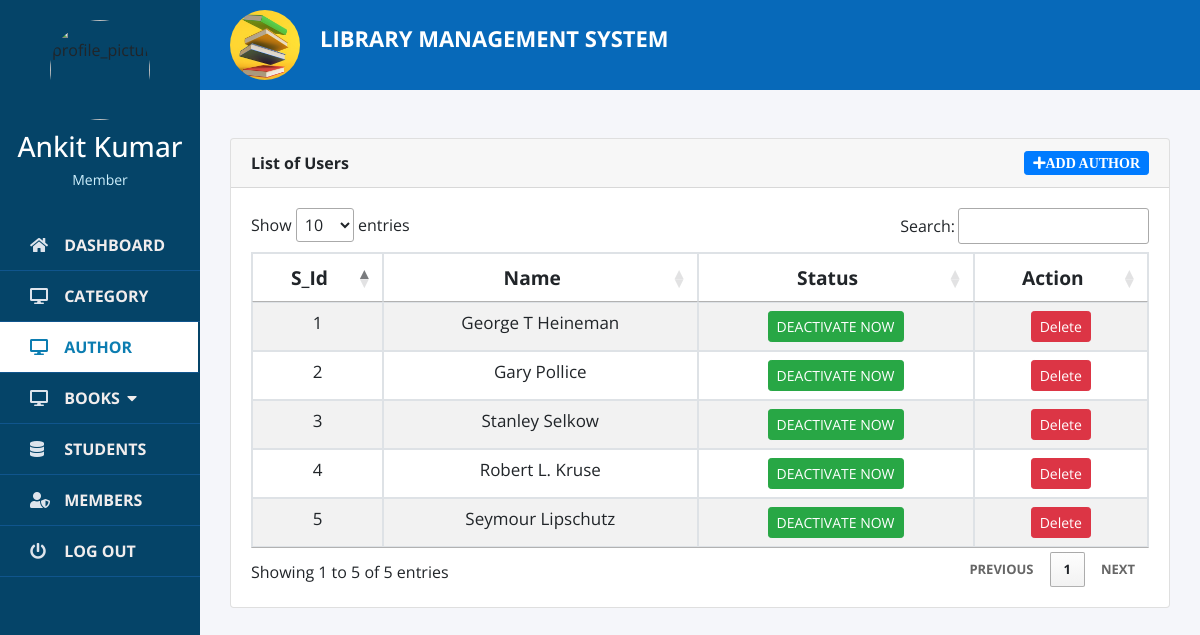
Page /admin_addauthor.php (signed in) on the committed database.
### tables this page shows
CREATE TABLE `authors` (
  `a_id` int(11) NOT NULL,
  `name` varchar(150) NOT NULL,
  `status` int(1) NOT NULL DEFAULT 1,
  `regdate` timestamp NOT NULL DEFAULT current_timestamp()
);

### admin_addauthor.php (the view, shortened to what this page needs)
<?php
$conn=new mysqli("localhost","root","","librarymanage");
if(strlen($_SESSION['login'])==0)
{
  header("location: login.php");
}
else
{
?>
<!DOCTYPE html>
<html lang="en">
<head>
	<link rel="stylesheet" href="https://maxcdn.bootstrapcdn.com/bootstrap/4.5.2/css/bootstrap.min.css">
	<link rel="stylesheet" href="https://maxcdn.bootstrapcdn.com/bootstrap/4.5.2/css/bootstrap.min.css">
	<link rel="stylesheet" type="text/css" href="css/nav.css">
	<link rel="stylesheet" type="text/css" href="css/navbar.css">
	<link href="css/manageuser.css" rel="stylesheet" type="text/css">
	<link rel="stylesheet" type="text/css" href="https://cdn.datatables.net/1.11.3/css/jquery.dataTables.min.css">
</head>
<body>
<?php include("sidenav.php") ?>
	 <div class="container1">
	<div class="container-fluid">
	<div class="col-lg-12"style="width:100%;">
		<div class="row">
			<div class="col-md-12">
				<div class="card">
					<div class="card-header">
						<b>List of Users</b>
						<span class="float:right"><a class="btn btn-primary float-right btn-sm" data-bs-target="#new--author" data-bs-toggle="modal">
					<i class="fa fa-plus">Add Author</i>
				</a></span>
					</div>
					<div class="card-body" style="overflow-x: auto">
			<table cellpadding="0" cellspacing="0" border="0" class="table table-striped table-bordered" id="example">
				<thead>
					<tr>
						<th class="text-center si">S_Id</th>
						<th class="text-center si ">Name</th>
						<th class="text-center si">Status</th>
						<th class="text-center si">Action</th>
					</tr>
				</thead>
				<tbody>
					<?php
						$users = $conn->query("SELECT * FROM authors");
						$i=0;
                        while($row= $users->fetch_assoc()):
                            $i++;
					?>
					<tr class="text-center">
						<td class="ri">
							<?php echo $i ?>
						</td class="ri">
						<td class="ri">
							<?php echo ucwords($row['name']) ?>
						</td>
                        <td class="ri"><?php
                                    $status=$row["status"];
                                    if($status==0)
                                    {
                                        echo'<a data-id='.$row["a_id"].' class="btn btn-sm btn-danger actauthor">Activate Now</a>';
                                    }
                                    else
                                    {
                                        echo'<a data-id='.$row["a_id"].' class="btn btn-sm btn-success deactauthor">Deactivate Now</a>';
                                    }
                                ?></td>
						<td class="ri">
							<button class="btn btn-sm btn-danger delete_author" type="button" data-bs-toggle="modal" data-bs-target="#deletemodal" data-id="<?php echo $row['a_id'] ?>">Delete</button>
						</td>
					</tr>
					<?php endwhile; ?>
				</tbody>
			</table>
					</div>
				</div>
			</div>
		</div>
	</div>
</div>
	</div>
</body>
</html>
<?php } ?>

### css/nav.css (style rules this page uses)
* { margin: 0; padding: 0; list-style: none; box-sizing: border-box; font-family: "Poppins" , sans-serif; }
div a { color: white; font-size: 13px; text-transform: uppercase; font-weight: bolder; }

### css/navbar.css (style rules this page uses)
* { margin: 0; padding: 0; -webkit-box-sizing: border-box; box-sizing: border-box; font-family: 'Josefin Sans', sans-serif; }

### admin_addauthor.php (style rules this page uses)
.text-center { text-align: center; }
.si { font-size: 1.2rem; font-weight: bold; height: 2rem; }
.ri { padding: 8px 0; font-size: 17px; }
.container1 { position: relative; width: calc(100% - 200px); left: 200px; top: 0; }

### sidenav.php (style rules this page uses)
* { list-style: none; text-decoration: none; margin: 0; padding: 0; box-sizing: border-box; font-family: 'Open Sans', sans-serif; }
body { background: #f5f6fa; }

### rows in the picture
authors: name "George T Heineman"
authors: name "Gary Pollice"
authors: name "Stanley Selkow"
authors: name "Robert L. Kruse"
authors: name "Seymour Lipschutz"

### other values in the picture
$_SESSION['login_name'] "Ankit Kumar"
$_SESSION['user'] "Member"
